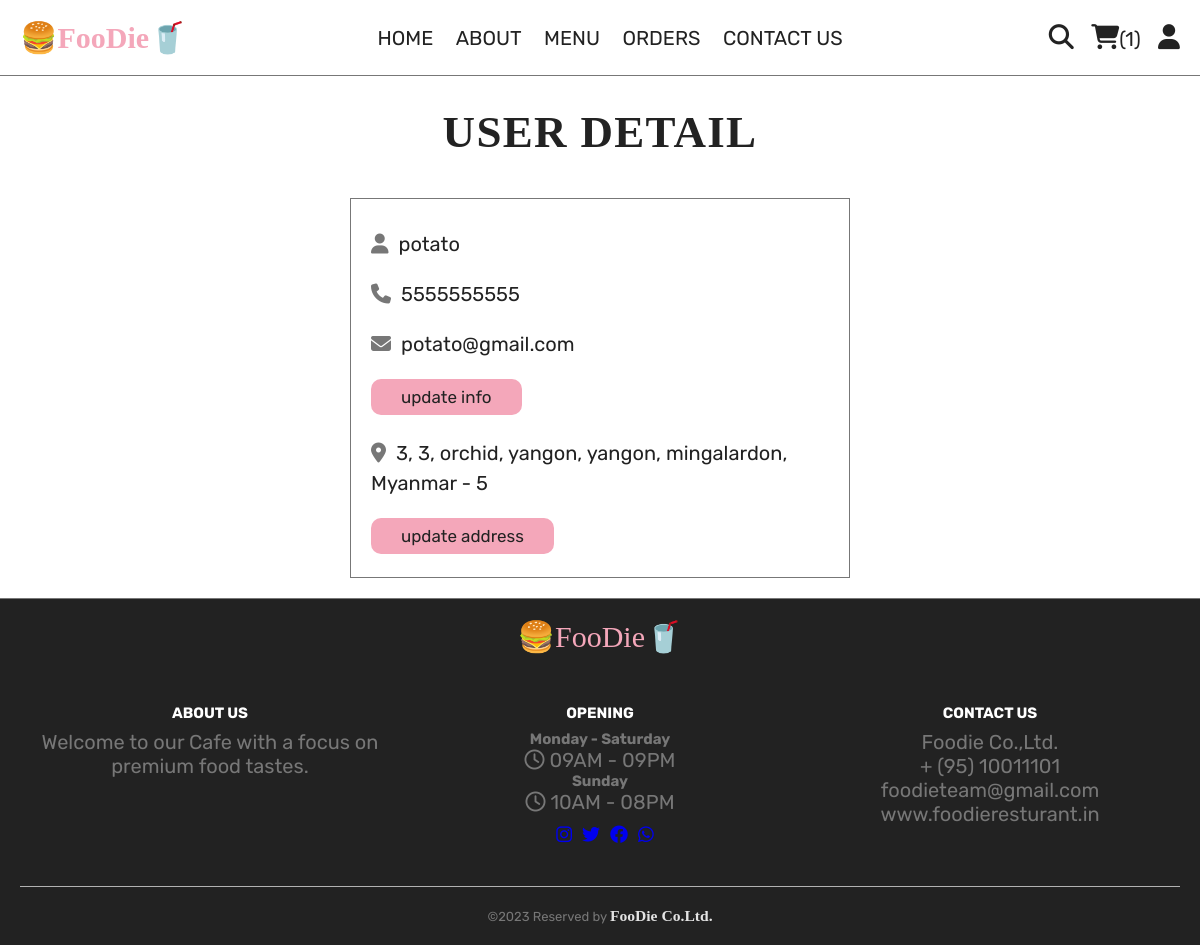
Page /profile.php (signed in) on the earlier database version.
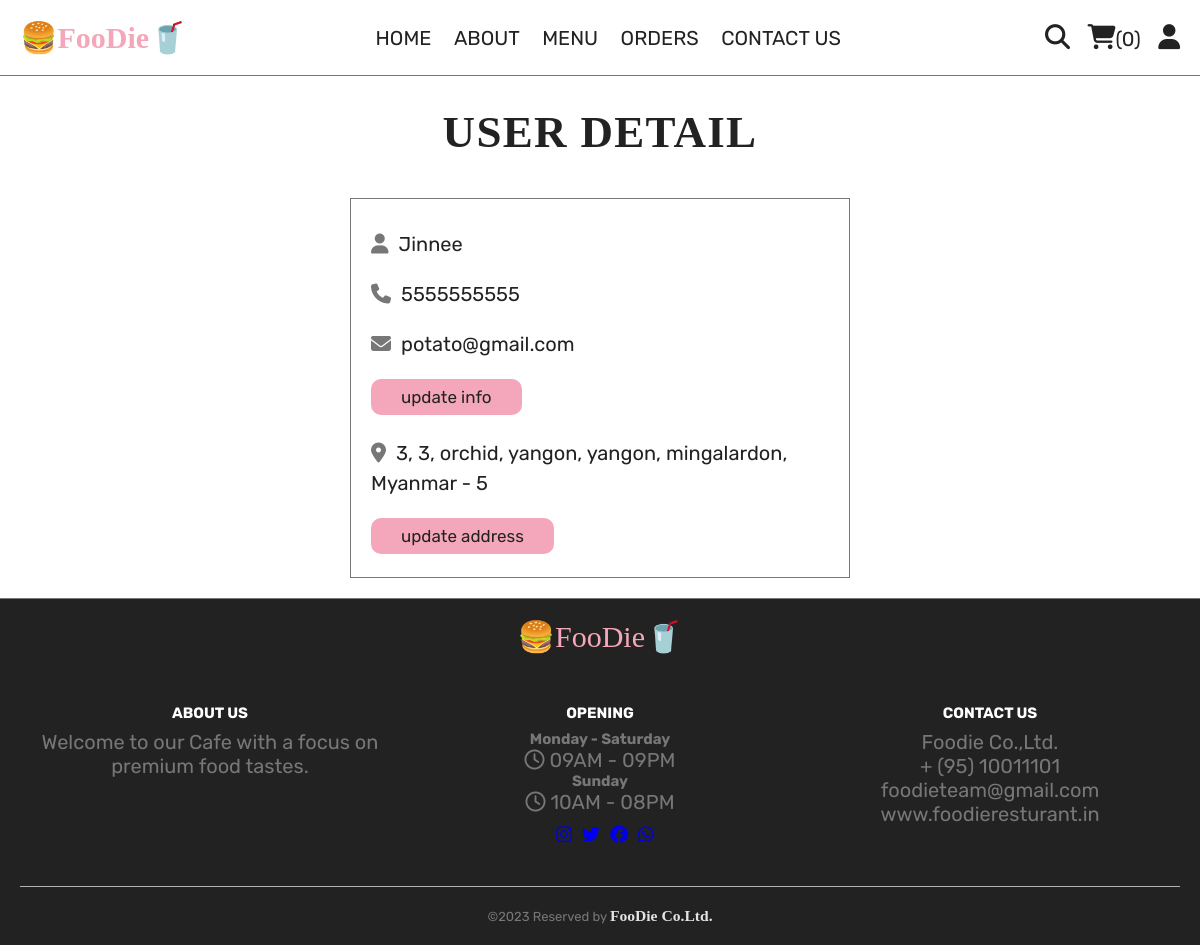
Same page on the later database version.
### tables this page shows
CREATE TABLE `users` (
  `id` int(100) NOT NULL,
  `name` varchar(20) NOT NULL,
  `email` varchar(50) NOT NULL,
  `number` varchar(10) NOT NULL,
  `password` varchar(50) NOT NULL,
  `address` varchar(500) NOT NULL
);

### profile.php (the view, shortened to what this page needs)
<?php
include 'components/connect.php';
?>
<!DOCTYPE html>
<html lang="en">
<head>
   <link rel="stylesheet" href="https://cdnjs.cloudflare.com/ajax/libs/font-awesome/6.1.1/css/all.min.css">
   <link rel="stylesheet" href="css/style.css">
</head>
<body>
<?php include 'components/user_header.php'; ?>
<h1 class="title">User detail</h1>
<section class="user-details">
   <div class="user">
      <p><i class="fas fa-user"></i><span><span><?= $fetch_profile['name']; ?></span></span></p>
      <p><i class="fas fa-phone"></i><span><?= $fetch_profile['number']; ?></span></p>
      <p><i class="fas fa-envelope"></i><span><?= $fetch_profile['email']; ?></span></p>
      <a href="update_profile.php" class="btn">update info</a>
      <p class="address"><i class="fas fa-map-marker-alt"></i><span><?php if($fetch_profile['address'] == ''){echo 'please enter your address';}else{echo $fetch_profile['address'];} ?></span></p>
      <a href="update_address.php" class="btn">update address</a>
   </div>
</section>
<?php include 'components/footer.php'; ?>
</body>
</html>

### components/user_header.php (shortened to what this page needs)
<header class="header">
   <section class="flex">
      <a href="home.php" class="logo">🍔FooDie🥤</a>
      <nav class="navbar">
         <a href="home.php">HOME</a>
         <a href="about.php">ABOUT</a>
         <a href="menu.php">MENU</a>
         <a href="orders.php">ORDERS</a>
         <a href="contact.php">CONTACT US</a>
      </nav>
      <div class="icons">
         <?php
            $count_cart_items = $conn->prepare("SELECT * FROM `cart` WHERE user_id = ?");
            $count_cart_items->execute([$user_id]);
            $total_cart_items = $count_cart_items->rowCount();
         ?>
          <a href="search.php"><i class="fas fa-search"></i></a>
         <a href="cart.php"><i class="fas fa-shopping-cart"></i><span>(<?= $total_cart_items; ?>)</span></a>
         <div id="user-btn" class="fas fa-user"></div>
      </div>
         <?php
            $select_profile = $conn->prepare("SELECT * FROM `users` WHERE id = ?");
            $select_profile->execute([$user_id]);
            if($select_profile->rowCount() > 0){
               $fetch_profile = $select_profile->fetch(PDO::FETCH_ASSOC);
         ?>
         <?php
            }else{
         ?>
            <p class="name">please login first!</p>
            <a href="login.php" class="btn">login</a>
         <?php
          }
         ?>
   </section>
</header>

Differences in the rows shown:
changed users "potato@gmail.com": name "potato" → "Jinnee"
Other differences:
$total_cart_items: "1" → "0"
